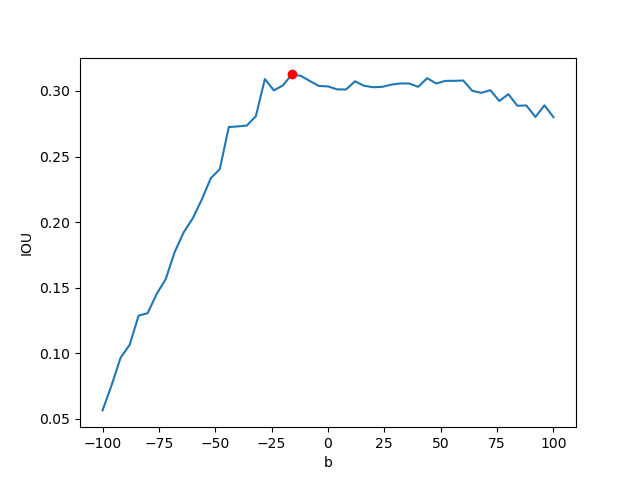
#> input picture brightness_chart_-100_100_step_5.png, 640 x 480 px
$ python extractor.py ../../brightness_chart_-100_100_step_5.png
#> lines starting #> are read from the running program, lines starting #| are printed output that depends on the picture
#> further down, img is the input picture: shape (480, 640, 3); mean B, G, R 251.9, 251.6, 251.3
import cv2, sys
from skimage import feature
import numpy as np


class Pix2Pix:
	def __init__(self, resize=100):
		self.resize=resize

	def extract(self, img):
		img = cv2.cvtColor(img, cv2.COLOR_BGR2GRAY)
#> img: shape (480, 640)
		img = cv2.resize(img, (self.resize, self.resize))
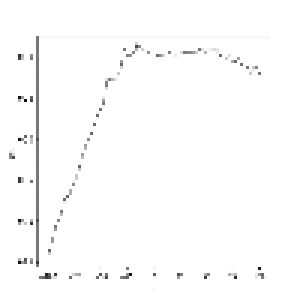
#> img: shape (100, 100) (shown 3 times larger); min 16, max 255, mean 252

		img = img.ravel()
#> img = 10000 values, max 255 at index 0, min 16 at index 3308, mean 252

		return img


if __name__ == '__main__':
	fname = sys.argv[1]
	img = cv2.imread(fname)
	extractor = Pix2Pix()
	features = extractor.extract(img)
#> features has the same summary as img in extract
	print(features)
#> (printed output is left out)

$ run again, on gamma_chart_0_10_step_0_1.png
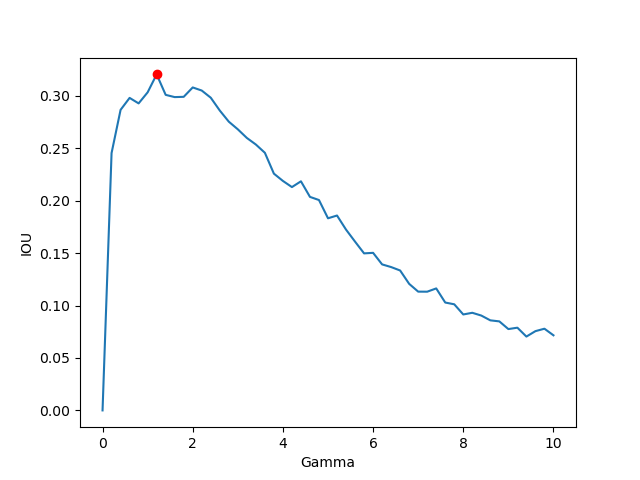
#> input picture gamma_chart_0_10_step_0_1.png, 640 x 480 px
#> img is the input picture: shape (480, 640, 3); mean B, G, R 252, 251.6, 251.1
#> in extract, `img = cv2.resize(img, (self.resize, self.resize))`:
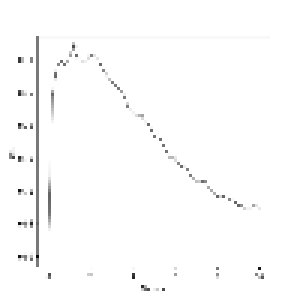
#> img: shape (100, 100) (shown 3 times larger); min 11, max 255, mean 252
#> in extract, `img = img.ravel()`: img = 10000 values, max 255 at index 0, min 11 at index 8512, mean 252
#> features has the same summary as img in extract
#> (printed output is left out)
